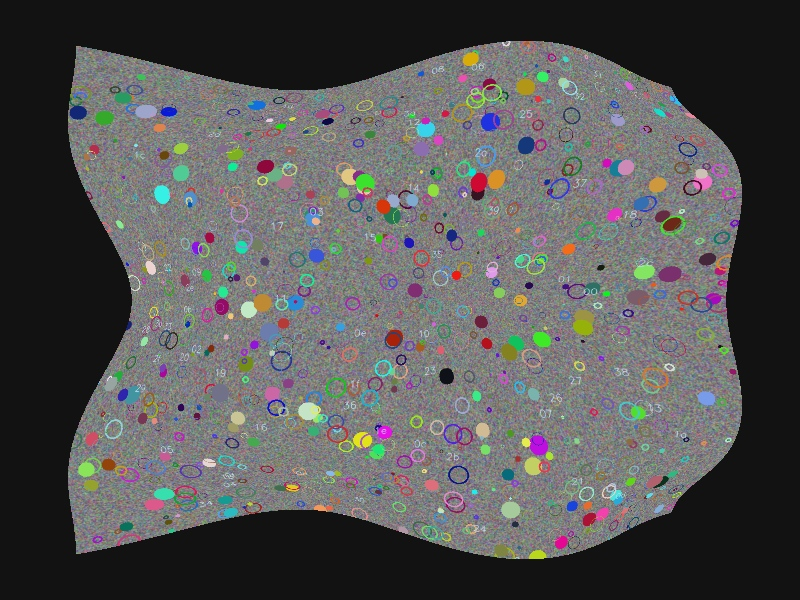
#> input picture benchmarks/fixtures/relief/view-01.jpg, 800 x 600 px; its folder holds 3 pictures in this run
$ python check_sparse_reverse_matching.py
#> lines starting #> are read from the running program, lines starting #| are printed output that depends on the picture
"""Exact host-model differential check; not Android runtime/performance qualification.

Requires the project's pinned optional QA OpenCV/NumPy environment. No downloads.
"""
import cv2, numpy as np, time, json, pathlib
cv2.setNumThreads(1)
rng=np.random.default_rng(738291)

def accepted(q,t,ratio,block,selected=None):
    ids=np.arange(len(q)) if selected is None else np.asarray(selected,dtype=int)
    out=[]; bf=cv2.BFMatcher(cv2.NORM_L2,False)
    for start in range(0,len(ids),block):
        ix=ids[start:start+block]
        query=q[start:start+block] if selected is None else np.ascontiguousarray(q[ix])
        for pair in bf.knnMatch(query,t,k=2):
            if len(pair)<2: continue
            x,y=pair
            if np.isfinite(x.distance) and np.isfinite(y.distance) and x.distance>=0 and x.distance<ratio*y.distance:
                out.append((int(ix[x.queryIdx]),x.trainIdx,x.distance,y.distance))
    return out

def match(a,b,ratio=.67,block=256,sparse=False):
    if min(len(a),len(b))<2:return [],0
    if sparse:
        f=accepted(a,b,ratio,block); ids=sorted(set(x[1] for x in f))
        r=accepted(b,a,ratio,block,ids); work=len(a)*len(b)+len(ids)*len(a)
    else:
        r=accepted(b,a,ratio,block); f=accepted(a,b,ratio,block); work=2*len(a)*len(b)
    rev={x[0]:x for x in r}
    return [(x,rev[x[1]]) for x in f if x[1] in rev and rev[x[1]][1]==x[0]],work

cases=[]
for n,m in [(0,4),(1,8),(2,2),(2,19),(19,2),(17,33),(257,311),(400,90)]:
    for seed in range(12):
        a=rng.uniform(0,512,(n,128)).astype('float32'); b=rng.uniform(0,512,(m,128)).astype('float32')
        if n and m:
            k=min(n,m)//2;b[:k]=a[:k]+rng.uniform(-.01,.01,(k,128)).astype('float32');np.clip(b,0,512,out=b)
        cases.append((f'random-{n}-{m}-{seed}',a,b,.67))
for value in [0,1,512]:cases.append((f'duplicate-{value}',np.full((33,128),value,'float32'),np.full((65,128),value,'float32'),.67))
# Exactly representable distances: distance(first)=1, second=2, strict ratio .5 rejects equality.
a=np.zeros((5,128),'float32');b=np.zeros((7,128),'float32')
a[:,0]=[0,8,16,32,64];b[:,0]=[1,2,9,17,33,65,80]
for ratio in [.5,np.nextafter(.5,0),np.nextafter(.5,1),.67,.1,.95]:cases.append((f'ratio-{ratio}',a,b,ratio))
# Equal nearest distances/tied second nearest and duplicate targets.
a=np.zeros((9,128),'float32');b=np.zeros((11,128),'float32');a[:,0]=[0,0,4,8,12,16,20,24,28];b[:,0]=[1,1,3,5,7,9,13,17,21,25,29]
cases.append(('ties',a,b,.67))
checks=0
for name,a,b,ratio in cases:
    baseline,_=match(a,b,ratio,4096,False)
    for block in [1,2,17,128,256]:
        old,_=match(a,b,ratio,block,False);new,_=match(a,b,ratio,block,True)
        if not (old==baseline==new):
            raise AssertionError((name,block,old,new))
        checks+=1
report={'opencv':cv2.__version__,'threads':cv2.getNumThreads(),'checks':checks,'cases':len(cases),'comparison':'exact ordered forward/reverse identities AND both nearest distances','syntheticHostOnly':True,'timingScope':'Python/OpenCV host model including NumPy block gather; excludes Kotlin per-row Mat JNI gather overhead. Not Android implementation runtime.','pairs':[]}
repository=pathlib.Path(__file__).resolve().parents[1]
root=repository/'benchmarks/fixtures/relief'
sift=cv2.SIFT_create(3500);desc=[]
for i in range(1,4):
    im=cv2.imread(str(root/f'view-0{i}.jpg')); kp,d=sift.detectAndCompute(cv2.cvtColor(im,cv2.COLOR_BGR2GRAY),None);desc.append(d[:3500])
#> further down, im is the input picture: shape (600, 800, 3); mean B, G, R 84.7, 84.9, 85
#> after `kp, d = sift.detectAndCompute(cv2.cvtColor(im, cv2.COLOR_BGR2GRAY), No`: kp = 1536 keypoints; strongest (x, y, size): (446, 376, 10), (181, 407, 4.4), (582, 341, 2.2), (529, 285, 4.7)
report['featureCounts']=[len(x) for x in desc]
for i,j in [(0,1),(0,2),(1,2)]:
    a,b=desc[i],desc[j];old,w0=match(a,b);new,w1=match(a,b,sparse=True)
    if not old==new:
        raise AssertionError
    times={}
    for sparse in [False,True]:
        samples=[]
        for _ in range(7):
            begin=time.perf_counter();match(a,b,sparse=sparse);samples.append((time.perf_counter()-begin)*1000)
        times['sparseMs' if sparse else 'oldMs']=float(np.median(samples))
    report['pairs'].append({'pair':[i+1,j+1],'matches':len(old),'oldDistanceEvaluations':w0,'sparseDistanceEvaluations':w1,'reduction':1-w1/w0,**times})
#> this loop made 3 passes
#> (w0, w1) on passes 1 to 3: (4700160, 3204096), (4675584, 3245568), (4657320, 2942190)
#> pass 1, `a, b = (desc[i], desc[j])`:
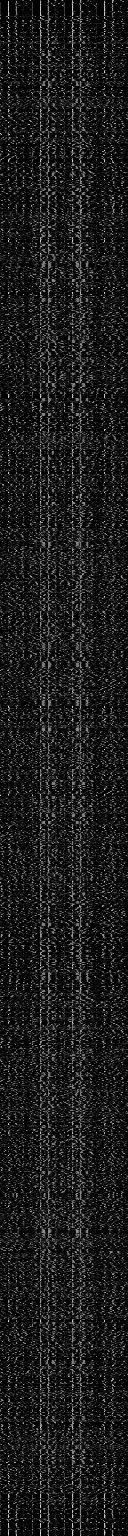
#> a: shape (1536, 128) float32; min 0, max 217, mean 27.9
#> pass 1, `a, b = (desc[i], desc[j])`:
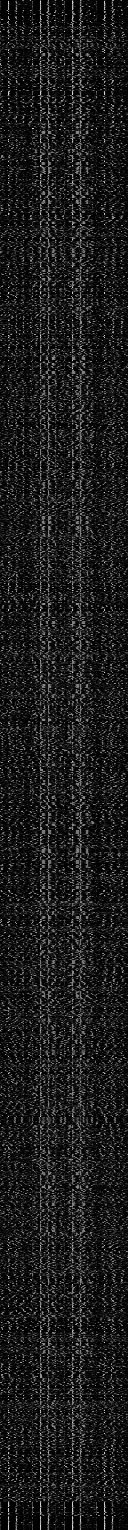
#> b: shape (1530, 128) float32; min 0, max 222, mean 28
#> pass 2, `a, b = (desc[i], desc[j])`:
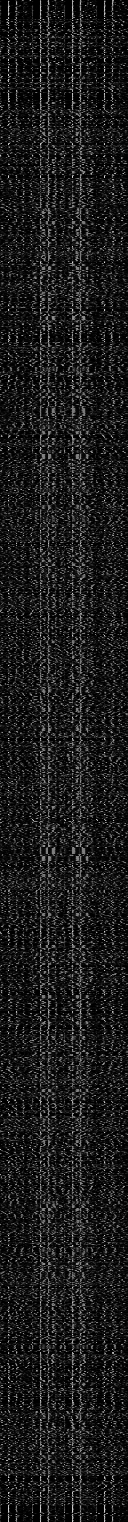
#> b: shape (1522, 128) float32; min 0, max 218, mean 27.8
(repository/'reports/cloud-sparse-reverse-host.json').write_text(json.dumps(report,indent=2));print(json.dumps(report,indent=2))
#> (printed output is left out)
